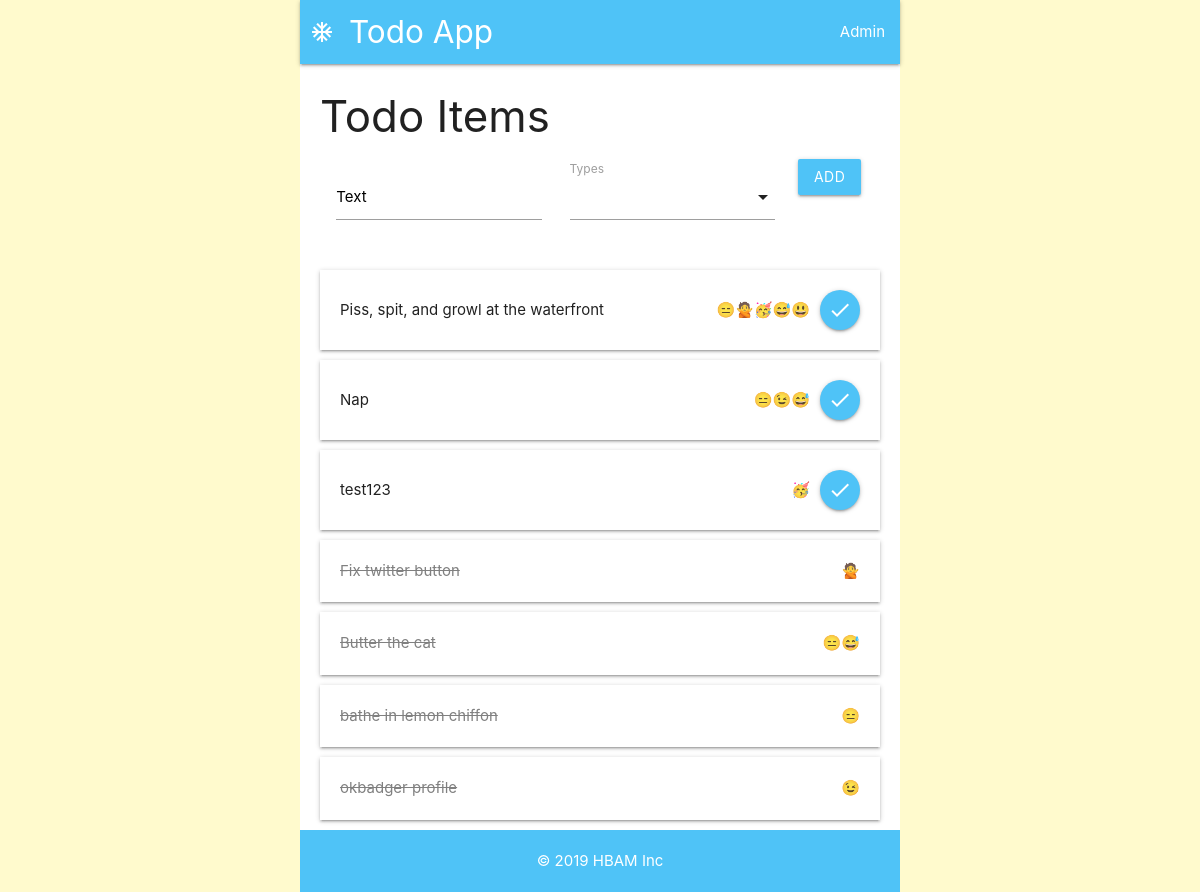
The app's page /todoapp/index/ with its own data.
### todoapp/models.py (models this page shows, shortened)
class TodoItem(models.Model):
    text = models.CharField(max_length=500)
    date_created = models.DateTimeField(auto_now_add=True)
    date_completed = models.DateTimeField(null=True, blank=True)
    types = models.ManyToManyField(TodoItemType)
    def ordered_types(self):
        return self.types.order_by('name')

class TodoItemType(models.Model):
    name = models.CharField(max_length=200)
    emoji = models.CharField(max_length=5)

### todoapp/views.py (the view)
# urls.py: path('index/', views.index, name='index'),
def index(request):
    todo_items = TodoItem.objects.order_by('date_completed', 'date_created')
    todo_types = TodoItemType.objects.order_by('name')
    context = {
        'todo_items': todo_items,
        'todo_types': todo_types
    }
    return render(request, 'todoapp/index.html', context)

### todoapp/templates/todoapp/index.html (shortened to what this page needs)
{% extends 'todoapp/base.html' %}
{% block content %}
<h3>Todo Items</h3>
<form action="{% url 'todoapp:save_todo' %}" method="post">
  <div class="row">
    <div class="col s5">
      <div class="input-field inline">
        <input type="text" id="todo_text" name="todo_text" required/>
        <label for="todo_text" class="black-text">Text</label>
      </div>
    </div>
    <div class="col s5">
      <div class="input-field inline">
        <label>Types</label>
      </div>
    </div>
    <div class="col s2">
      <button class="btn light-blue lighten-2">add</button>
    </div>
  </div>
</form>
{% for todo_item in todo_items %}
<div class="todo_item">
  <div class="{% if todo_item.date_completed %}completed{% endif %}">{{todo_item.text}}</div>
  <div class="flex_row">
    {% for type in todo_item.ordered_types %}
    <span class="tooltipped" data-position="top" data-tooltip="{{type.name}}">{{ type.emoji }}</span>
    {% endfor %}
    {% if not todo_item.date_completed %}
    <form action="{% url 'todoapp:complete_todo' %}" method="post">
      <button class="btn btn-floating light-blue lighten-2 tooltipped" data-position="top" data-tooltip="complete"><i class="material-icons">check</i></button>
    </form>
    {% endif %}
  </div>
</div>
{% endfor %}
{% endblock %}

### todoapp/templates/todoapp/base.html (shortened to what this page needs)
<!DOCTYPE html>
<html lang="en" dir="ltr">
  <head>
    <link rel="stylesheet" href="https://cdnjs.cloudflare.com/ajax/libs/materialize/1.0.0/css/materialize.min.css">
  </head>
  <body>
    <nav class="light-blue lighten-2">
      <div class="nav-wrapper">
        <a href="#" class="brand-logo"><i class="material-icons">ac_unit</i>Todo App</a>
        <ul id="nav-mobile" class="right hide-on-small-and-down">
          <li><a href="/admin/">Admin</a></li>
        </ul>
      </div>
    </nav>
    <main>
    {% block content %}
    {% endblock %}
    </main>
    <footer class="page-footer light-blue lighten-2">
      © 2019 HBAM Inc
    </footer>
  </body>
</html>

### todoapp/templates/todoapp/base.html (style rules this page uses)
html { background-color:lemonchiffon; }
body { max-width:600px; min-height:100vh; margin: 0 auto; background-color:white; }
main { padding: 0 20px; }
.brand-logo { margin-left:10px; }
footer { text-align:center; padding:20px; }

### todoapp/templates/todoapp/index.html (style rules this page uses)
.todo_item { transition: all 200ms; margin-bottom:10px; padding:20px; display:flex; flex-direction:row; justify-content:space-between; align-items:center; cursor:pointer; -webkit-box-shadow: 0 2px 2px 0 rgba(0, 0, 0, 0.14), 0 3px 1px -2px rgba(0, 0, 0, 0.12), 0 1px 5px 0 rgba(0, 0, 0, 0.2); box-shadow: 0 2px 2px 0 rgba(0, 0, 0, 0.14), 0 3px 1px -2px rgba(0, 0, 0, 0.12), 0 1px 5px 0 rgba(0, 0, 0, 0.2); }
.flex_row { display:flex; flex-direction:row; justify-content:space-between; align-items:center; }
.todo_item .btn { margin-left:10px; }
.completed { color:grey; text-decoration:line-through; }

### records on screen
TodoItem: text "Piss, spit, and growl at the waterfront"
TodoItemType: emoji "😑"
TodoItemType: emoji "🙅"
TodoItemType: emoji "🥳"
TodoItemType: emoji "😅"
TodoItemType: emoji "😃"
TodoItem: text "Nap"
TodoItemType: emoji "😉"
TodoItem: text "test123"
TodoItem: text "Fix twitter button"
TodoItem: text "Butter the cat"
TodoItem: text "bathe in lemon chiffon"
TodoItem: text "okbadger profile"
